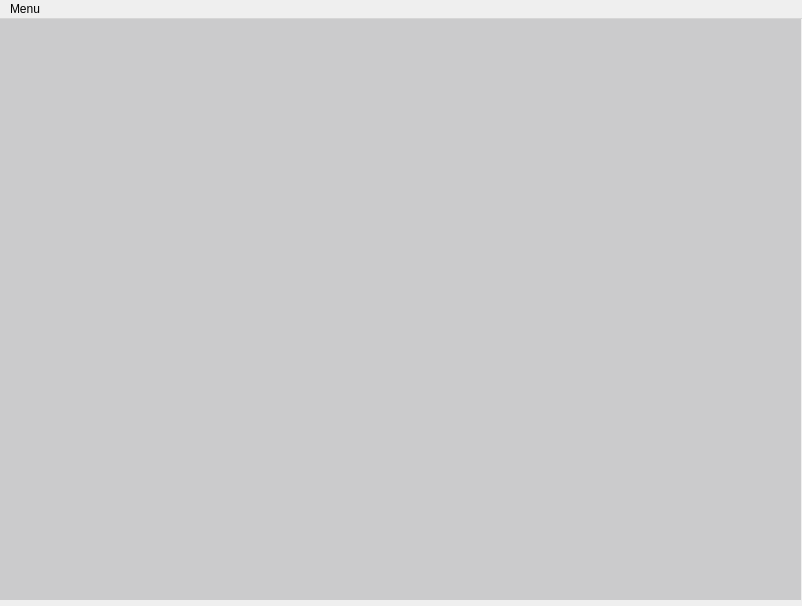
<?xml version="1.0" encoding="UTF-8"?>
<ui version="4.0">
 <class>MainWindow</class>
 <widget class="QMainWindow" name="MainWindow">
  <property name="geometry">
   <rect>
    <x>0</x>
    <y>0</y>
    <width>802</width>
    <height>606</height>
   </rect>
  </property>
  <property name="minimumSize">
   <size>
    <width>802</width>
    <height>606</height>
   </size>
  </property>
  <property name="maximumSize">
   <size>
    <width>802</width>
    <height>606</height>
   </size>
  </property>
  <property name="windowTitle">
   <string>BabyID </string>
  </property>
  <widget class="QWidget" name="centralwidget">
   <property name="minimumSize">
    <size>
     <width>802</width>
     <height>585</height>
    </size>
   </property>
   <property name="maximumSize">
    <size>
     <width>802</width>
     <height>585</height>
    </size>
   </property>
   <widget class="QStackedWidget" name="stackedWidget">
    <property name="geometry">
     <rect>
      <x>0</x>
      <y>0</y>
      <width>801</width>
      <height>581</height>
     </rect>
    </property>
    <property name="styleSheet">
     <string notr="true">background-color: rgb(203, 203, 204);</string>
    </property>
    <widget class="QWidget" name="page_Acceuil"/>
    <widget class="QWidget" name="page_Saisie"/>
    <widget class="QWidget" name="page_listes"/>
    <widget class="QWidget" name="page_stats"/>
   </widget>
  </widget>
  <widget class="QMenuBar" name="menuBar">
   <property name="geometry">
    <rect>
     <x>0</x>
     <y>0</y>
     <width>802</width>
     <height>21</height>
    </rect>
   </property>
   <widget class="QMenu" name="menuMenu">
    <property name="title">
     <string>Menu</string>
    </property>
    <addaction name="actionAcceuil"/>
    <addaction name="actionEnregistrer_un_nouveau_N"/>
    <addaction name="actionListes"/>
   </widget>
   <addaction name="menuMenu"/>
  </widget>
  <action name="actionAjouter">
   <property name="text">
    <string>Ajouter</string>
   </property>
  </action>
  <action name="actionModifier">
   <property name="text">
    <string>Modifier</string>
   </property>
  </action>
  <action name="actionAcceuil">
   <property name="text">
    <string>Acceuil</string>
   </property>
  </action>
  <action name="actionEnregistrer_un_nouveau_N">
   <property name="text">
    <string>Enregistrer un nouveau Né</string>
   </property>
  </action>
  <action name="actionListes">
   <property name="text">
    <string>Listes</string>
   </property>
  </action>
  <action name="actionStatistiques">
   <property name="text">
    <string>Statistiques</string>
   </property>
  </action>
 </widget>
 <resources/>
 <connections/>
</ui>
